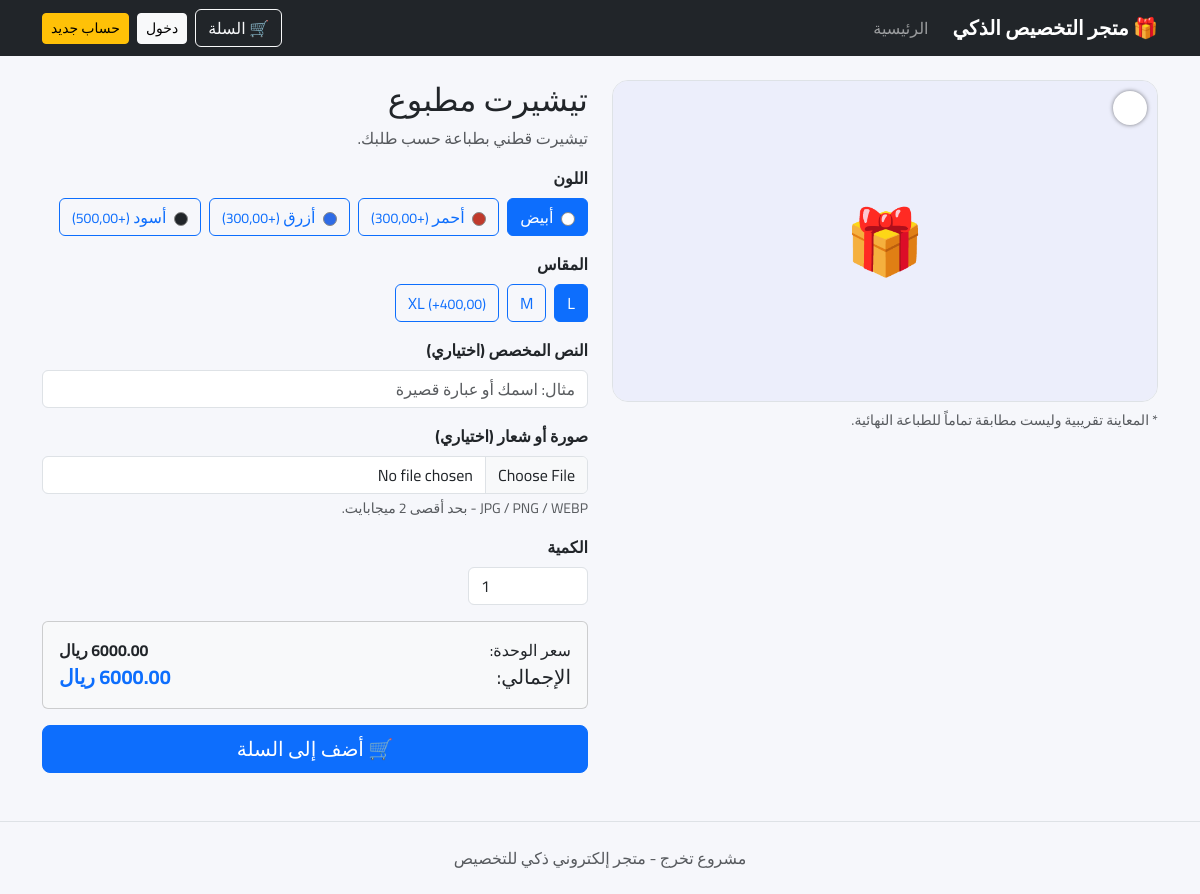
Screenshot of /product/2/ with the database file from the repository.
### store/models.py (models this page shows, shortened)
class Product(models.Model):
    category = models.ForeignKey(
        Category, on_delete=models.PROTECT,  # PROTECT: يمنع حذف تصنيف فيه منتجات
        related_name='products', verbose_name='التصنيف')
    name = models.CharField('اسم المنتج', max_length=200)
    description = models.TextField('الوصف', blank=True)
    base_price = models.DecimalField(
        'السعر الأساسي', max_digits=10, decimal_places=2,
        validators=[MinValueValidator(Decimal('0'))])
    image = models.ImageField('صورة المنتج', upload_to='products/', blank=True)
    allow_custom_text = models.BooleanField('يسمح بنص مخصص', default=True)
    allow_custom_image = models.BooleanField('يسمح برفع صورة', default=True)
    is_active = models.BooleanField('معروض في المتجر', default=True)
    created_at = models.DateTimeField('تاريخ الإضافة', auto_now_add=True)
    class Meta:
        verbose_name = 'منتج'
        verbose_name_plural = 'المنتجات'
        ordering = ['-created_at']

class ProductOption(models.Model):
    class OptionType(models.TextChoices):
        COLOR = 'color', 'اللون'
        SIZE = 'size', 'المقاس'
    product = models.ForeignKey(
        Product, on_delete=models.CASCADE,  # CASCADE: حذف المنتج يحذف خياراته
        related_name='options', verbose_name='المنتج')
    option_type = models.CharField('نوع الخيار', max_length=10, choices=OptionType.choices)
    name = models.CharField('اسم الخيار', max_length=100)
    color_code = models.CharField(
        'كود اللون', max_length=7, blank=True,
        help_text='اختياري للألوان فقط، مثال: #FF0000')
    extra_price = models.DecimalField(
        'السعر الإضافي', max_digits=10, decimal_places=2, default=Decimal('0'),
        validators=[MinValueValidator(Decimal('0'))])
    class Meta:
        verbose_name = 'خيار منتج'
        verbose_name_plural = 'خيارات المنتجات'
        ordering = ['option_type', 'name']
        unique_together = ('product', 'option_type', 'name')

### store/views.py (the view)
# urls.py: path('product/<int:pk>/', views.product_detail, name='product_detail'),
def product_detail(request, pk):
    product = get_object_or_404(Product, pk=pk, is_active=True)
    if request.method == 'POST':
        form = CustomizationForm(request.POST, request.FILES, product=product)
        if form.is_valid():
            data = form.cleaned_data
            selected_options = [data[opt_type] for opt_type in form.option_types]
            image_path = ''
            image = data.get('uploaded_image')
            if image:
                extension = os.path.splitext(image.name)[1].lower()
                image_path = default_storage.save(
                    f'custom_uploads/{uuid.uuid4().hex}{extension}', image)
            cart = Cart(request)
            cart.add(
                product=product,
                options=selected_options,
                custom_text=data.get('custom_text', ''),
                image_path=image_path,
                quantity=data['quantity'],
            )
            messages.success(request, 'تمت إضافة المنتج المخصص إلى السلة.')
            return redirect('store:cart')
    else:
        form = CustomizationForm(product=product)
    option_groups = [
        {
            'type': opt_type,
            'label': ProductOption.OptionType(opt_type).label,
            'options': product.options.filter(option_type=opt_type),
            'field': form[opt_type],
        }
        for opt_type in form.option_types
    ]
    return render(request, 'store/product_detail.html', {
        'product': product,
        'form': form,
        'option_groups': option_groups,
    })

### store/forms.py (shortened to what this page needs)
class CustomizationForm(forms.Form):
    quantity = forms.IntegerField(
        label='الكمية', min_value=1, max_value=settings.MAX_QUANTITY_PER_ITEM, initial=1)
    custom_text = forms.CharField(
        label='النص المخصص', required=False, max_length=settings.MAX_CUSTOM_TEXT_LENGTH)
    uploaded_image = forms.ImageField(label='صورة أو شعار', required=False)
    def __init__(self, *args, product, **kwargs):
        super().__init__(*args, **kwargs)
        self.product = product
        self.option_types = []
        for opt_type in ProductOption.OptionType.values:
            queryset = product.options.filter(option_type=opt_type)
            if queryset.exists():
                self.fields[opt_type] = OptionChoiceField(
                    queryset=queryset, empty_label=None, required=True,
                    label=ProductOption.OptionType(opt_type).label)
                self.option_types.append(opt_type)
        if not product.allow_custom_text:
            del self.fields['custom_text']
        if not product.allow_custom_image:
            del self.fields['uploaded_image']

### store/cart.py (called while the page is built)
    def __len__(self):
        return sum(item['quantity'] for item in self.data.values())

### store/context_processors.py (called while the page is built)
def store_globals(request):
    return {
        'cart_count': len(Cart(request)),
        'CURRENCY': settings.CURRENCY,
    }

### templates/store/product_detail.html (shortened to what this page needs)
{% extends 'base.html' %}
{% block content %}
<div class="row g-4">
  <div class="col-lg-6">
    <div class="preview-box">
      {% if product.image %}
        <img src="{{ product.image.url }}" class="base" alt="{{ product.name }}">
      {% else %}
        <div class="img-placeholder">🎁</div>
      {% endif %}
      <div id="colorChip" style="display:none"></div>
    </div>
    <p class="text-muted small mt-2">* المعاينة تقريبية وليست مطابقة تماماً للطباعة النهائية.</p>
  </div>
  <div class="col-lg-6">
    <h2>{{ product.name }}</h2>
    <p class="text-muted">{{ product.description }}</p>
    <form method="post" enctype="multipart/form-data" id="customForm"
          data-base-price="{{ product.base_price|stringformat:'f' }}">
      {% for group in option_groups %}
        <div class="mb-3">
          <label class="form-label fw-bold">{{ group.label }}</label>
          <div class="d-flex flex-wrap gap-2">
            {% for opt in group.options %}
              <label class="btn btn-outline-primary" for="opt{{ opt.pk }}">
                {% if opt.color_code %}<span class="swatch" style="background: {{ opt.color_code }}"></span>{% endif %}
                {{ opt.name }}
                {% if opt.extra_price > 0 %}<small>(+{{ opt.extra_price|floatformat:2 }})</small>{% endif %}
              </label>
            {% endfor %}
          </div>
        </div>
      {% endfor %}
      {% if form.custom_text %}
        <div class="mb-3">
          <label class="form-label fw-bold" for="{{ form.custom_text.id_for_label }}">النص المخصص (اختياري)</label>
          <input type="text" name="custom_text" id="{{ form.custom_text.id_for_label }}"
                 class="form-control" maxlength="30" value="{{ form.custom_text.value|default:'' }}"
                 placeholder="مثال: اسمك أو عبارة قصيرة">
        </div>
      {% endif %}
      {% if form.uploaded_image %}
        <div class="mb-3">
          <label class="form-label fw-bold" for="{{ form.uploaded_image.id_for_label }}">صورة أو شعار (اختياري)</label>
          <input type="file" name="uploaded_image" id="{{ form.uploaded_image.id_for_label }}"
                 class="form-control" accept=".jpg,.jpeg,.png,.webp">
          <div class="form-text">JPG / PNG / WEBP - بحد أقصى 2 ميجابايت.</div>
        </div>
      {% endif %}
      <div class="mb-3">
        <label class="form-label fw-bold" for="{{ form.quantity.id_for_label }}">الكمية</label>
        <input type="number" name="quantity" id="{{ form.quantity.id_for_label }}" class="form-control"
               min="1" max="20" value="{{ form.quantity.value|default:1 }}" style="max-width:120px">
      </div>
      <div class="card bg-light mb-3">
        <div class="card-body">
          <div class="d-flex justify-content-between"><span>سعر الوحدة:</span>
            <strong><span id="unitPrice">0.00</span> {{ CURRENCY }}</strong></div>
          <div class="d-flex justify-content-between fs-5"><span>الإجمالي:</span>
            <strong class="text-primary"><span id="totalPrice">0.00</span> {{ CURRENCY }}</strong></div>
        </div>
      </div>
      <button type="submit" class="btn btn-primary btn-lg w-100">🛒 أضف إلى السلة</button>
    </form>
  </div>
</div>
{% endblock %}

### templates/base.html (shortened to what this page needs)
{% load static %}
<!DOCTYPE html>
<html lang="ar" dir="rtl">
<head>
  <link href="https://cdn.jsdelivr.net/npm/bootstrap@5.3.3/dist/css/bootstrap.rtl.min.css" rel="stylesheet">
  <link href="{% static 'css/style.css' %}" rel="stylesheet">
</head>
<body>
<nav class="navbar navbar-expand-lg navbar-dark bg-dark mb-4">
  <div class="container">
    <a class="navbar-brand" href="{% url 'store:home' %}">🎁 متجر التخصيص الذكي</a>
    <div class="collapse navbar-collapse" id="nav">
      <ul class="navbar-nav me-auto">
        <li class="nav-item"><a class="nav-link" href="{% url 'store:home' %}">الرئيسية</a></li>
      </ul>
      <div class="d-flex align-items-center gap-2">
        <a class="btn btn-outline-light position-relative" href="{% url 'store:cart' %}">
          🛒 السلة
        </a>
        {% if user.is_authenticated %}
          <span class="text-white-50 small">{{ user.username }}</span>
          <form method="post" action="{% url 'logout' %}" class="m-0">
            {% csrf_token %}
            <button class="btn btn-sm btn-light">خروج</button>
          </form>
        {% else %}
          <a class="btn btn-sm btn-light" href="{% url 'login' %}">دخول</a>
          <a class="btn btn-sm btn-warning" href="{% url 'store:register' %}">حساب جديد</a>
        {% endif %}
      </div>
    </div>
  </div>
</nav>
<main class="container pb-5">
  {% block content %}{% endblock %}
</main>
<footer class="text-center text-muted py-4 border-top">
  مشروع تخرج - متجر إلكتروني ذكي للتخصيص
</footer>
</body>
</html>

### static/css/style.css (style rules this page uses)
body { font-family: 'Cairo', sans-serif; background: #f6f7fb; }
.navbar-brand { font-weight: 700; }
.img-placeholder { height: 200px; display: flex; align-items: center; justify-content: center; font-size: 4rem; background: #eceefb; }
.preview-box { position: relative; border-radius: 1rem; overflow: hidden; background: #fff; border: 1px solid #dee2e6; min-height: 320px; }
.preview-box .img-placeholder { height: 320px; }
#colorChip { position: absolute; top: 10px; right: 10px; width: 34px; height: 34px; border-radius: 50%; border: 2px solid #fff; box-shadow: 0 0 4px rgba(0,0,0,.5); }
.swatch { display: inline-block; width: 14px; height: 14px; border-radius: 50%; border: 1px solid #888; vertical-align: middle; margin-left: 4px; }

### rows the page displays
Product: name "تيشيرت مطبوع", description "تيشيرت قطني بطباعة حسب طلبك."
ProductOption: name "أبيض"
ProductOption: name "أحمر", extra_price "300,00"
ProductOption: name "أزرق", extra_price "300,00"
ProductOption: name "أسود", extra_price "500,00"
ProductOption: name "L"
ProductOption: name "M"
ProductOption: name "XL", extra_price "400,00"

### other values shown
{{ group.label }} "اللون" "المقاس"
{{ CURRENCY }} "ريال"
